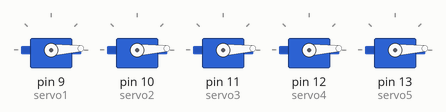
The sketch below on a simulated Arduino Uno, built with avr-gcc and run on an emulated ATmega328P. Parts: 5 × servo.

Above: at 0.05 s.
At 0.7 s:
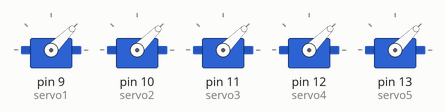
At 1.35 s:
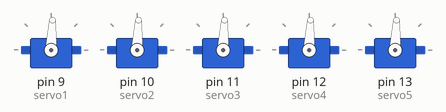
At 2.65 s:
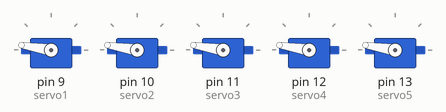
At 3.95 s:
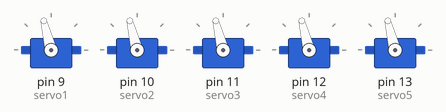
At 5.3 s:
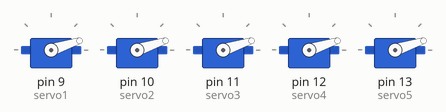
Timing chart, 0 to 7.2 s (numbered marks = the images above):
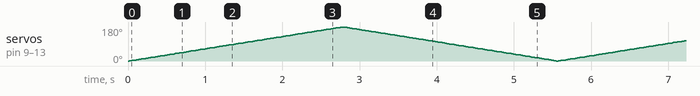

The sketch:

multiservo_oct24_vol_0.14.ino
```cpp
#include <Servo.h>

Servo servo1;
Servo servo2;
Servo servo3;
Servo servo4;
Servo servo5;
int i = 0;

void setup() {

  servo1.attach(9);
  servo2.attach(10);
  servo3.attach(11);
  servo4.attach(12);
  servo5.attach(13);
}

void loop() {

  for (i = 0; i <= 180; i += 1) {
    servo1.write(i);
    servo2.write(i);
    servo3.write(i);
    servo4.write(i);
    servo5.write(i);
    delay(15);
  }

  for (i = 180; i >= 0; i -= 1) {
    servo1.write(i);
    servo2.write(i);
    servo3.write(i);
    servo4.write(i);
    servo5.write(i);

    delay(15);
  }
}
```
